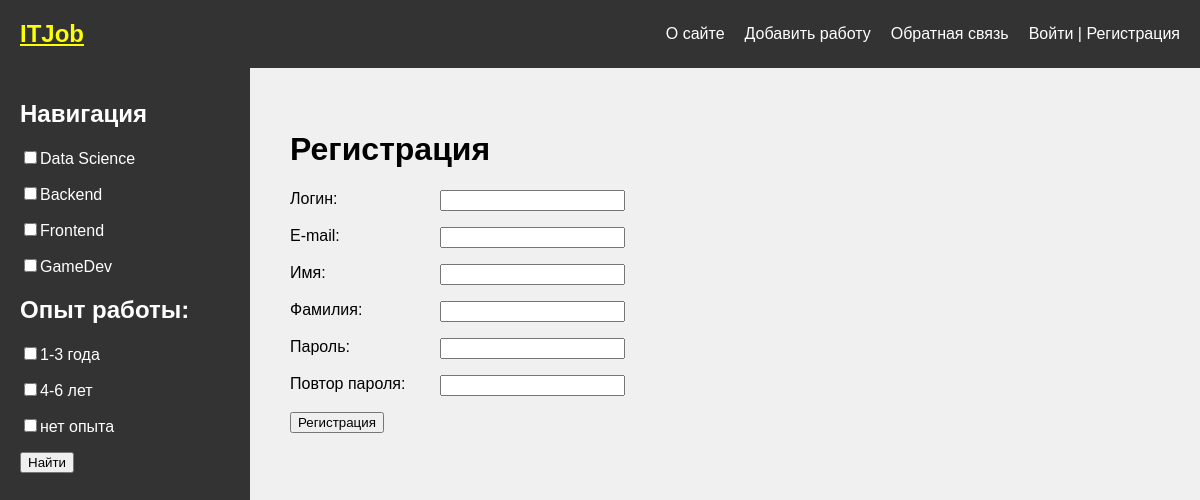
The page /users/register/ on the database its author committed.
### vacancies/models.py (models this page shows, shortened)
class Specification(models.Model):
    name = models.CharField(max_length=100,db_index=True)
    slug = models.SlugField(max_length=100)

class Experience(models.Model):
    exp=models.CharField(max_length=100)
    slug=models.SlugField(max_length=100)

### users/views.py (the view)
# urls.py: path('register/',views.RegisterUser.as_view(),name='register'),
class RegisterUser(CreateView):
    form_class=RegisterUserForm
    template_name='users/register.html'
    success_url=reverse_lazy('users:login')
    extra_content={
        'title': 'Регистрация',
    }

### users/forms.py (shortened to what this page needs)
class RegisterUserForm(UserCreationForm):
    username=forms.CharField(label='Логин',widget=forms.TextInput(attrs={'class':'form-input'}))
    password1 = forms.CharField(label='Пароль',widget=forms.PasswordInput(attrs={'class':'form-input'}))
    password2=forms.CharField(label='Повтор пароля',widget=forms.PasswordInput(attrs={'class':'form-input'}))
    class Meta:
        model=get_user_model()
        fields=['username','email','first_name','last_name','password1','password2']
        labels={
            'email':'E-mail',
            'first_name':'Имя',
            'last_name':'Фамилия',
        }
        widgets={
            'email': forms.TextInput(attrs={'class': 'form-input'}),
            'first_name': forms.TextInput(attrs={'class': 'form-input'}),
            'last_name': forms.TextInput(attrs={'class': 'form-input'}),
        }

### users/context_processors.py (called while the page is built)
def get_main_context(request):
    return {'mainmenu':menu}

### vacancies/templatetags/vacancies_tags.py (called while the page is built)
@register.inclusion_tag('vacancies/list_categories.html')
def show_categories():
    cats = Specification.objects.all()
    exp = Experience.objects.all()
    return {'cats':cats, 'exp': exp}

@register.simple_tag()
def get_menu():
    return menu

### users/templates/users/register.html (shortened to what this page needs)
{%extends 'base.html'%}
{%block content%}
<h1>Регистрация</h1>
<form action="" method= 'post'>
    {% for f in form%}
        <p><label for="{{f.id_for_label}}" class="form-label">{{f.label}}:</label>{{f}}</p>
    {%endfor%}
    <p><button type="submit">Регистрация</button></p>
</form>
{%endblock%}

### vacancies/templates/vacancies/list_categories.html (shortened to what this page needs)
<form action="{% url 'sorting' %}" method="post">
    {%for c in cats %}
    <input type="checkbox" name="checkbox_{{c.id}}"><label for= 'id_{{c.id}}'>{{c.name}}</label> <p></p>
    {%endfor%}
    <h2>Опыт работы:</h2>
    {%for c in exp %}
    <input type="checkbox" name="tags_{{c.id}}"><label for= 'id_{{c.id}}'>{{c.exp}}</label> <p></p>
    {%endfor%}
    <p>
    <button type="submit" name="action">Найти</button></p>
</form>

### vacancies/static/vacancies/css/style.css (style rules this page uses)
body { font-family: Arial, sans-serif; background-color: #f0f0f0; margin: 0; padding: 0; display: flex; flex-direction: column; }
.sidebar h2 { font-size: 1.5em; margin-bottom: 20px; }
.form-label { display: inline-block; min-width: 150px; vertical-align: top; }

### rows shown on the page
Specification: name "Data Science"
Specification: name "Backend"
Specification: name "Frontend"
Specification: name "GameDev"
Experience: exp "1-3 года"
Experience: exp "4-6 лет"
Experience: exp "нет опыта"

### other values the page prints
{{ m.title }} "О сайте" "Добавить работу" "Обратная связь"
{{ f.label }} "Логин" "E-mail" "Имя" "Фамилия" "Пароль" "Повтор пароля"
